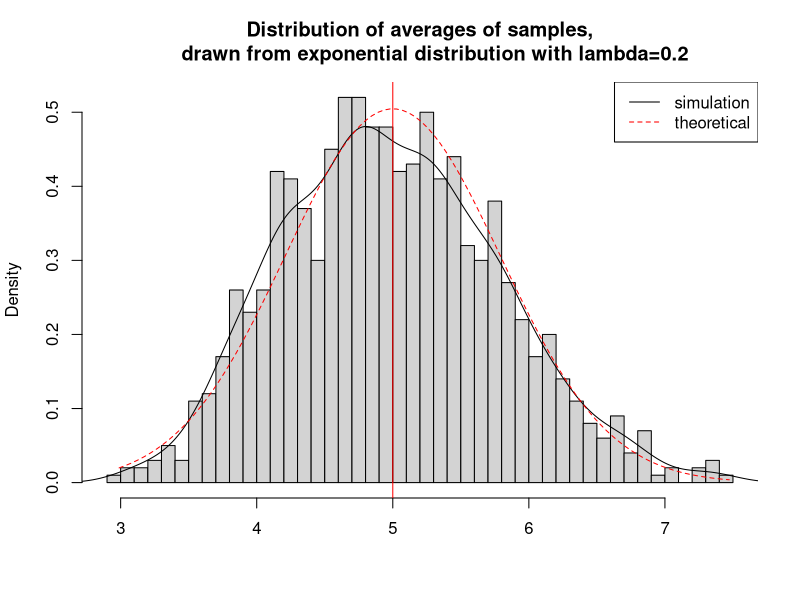
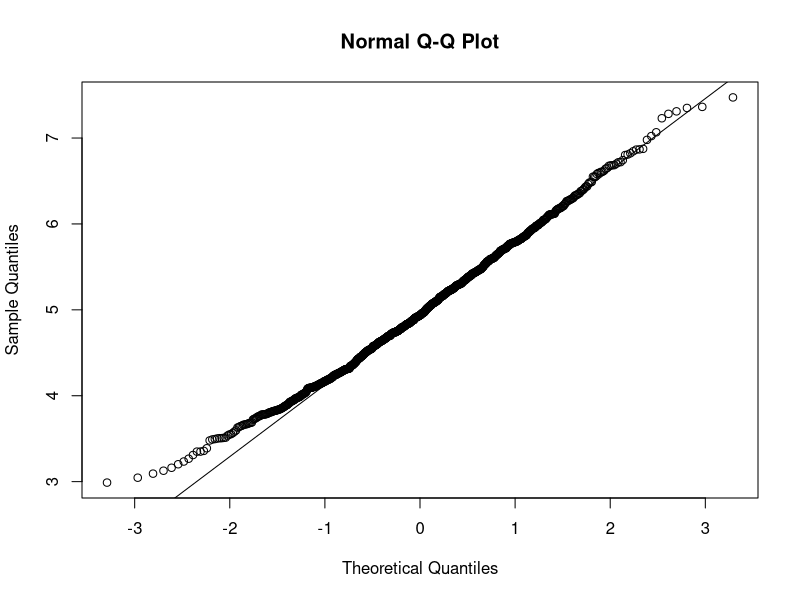
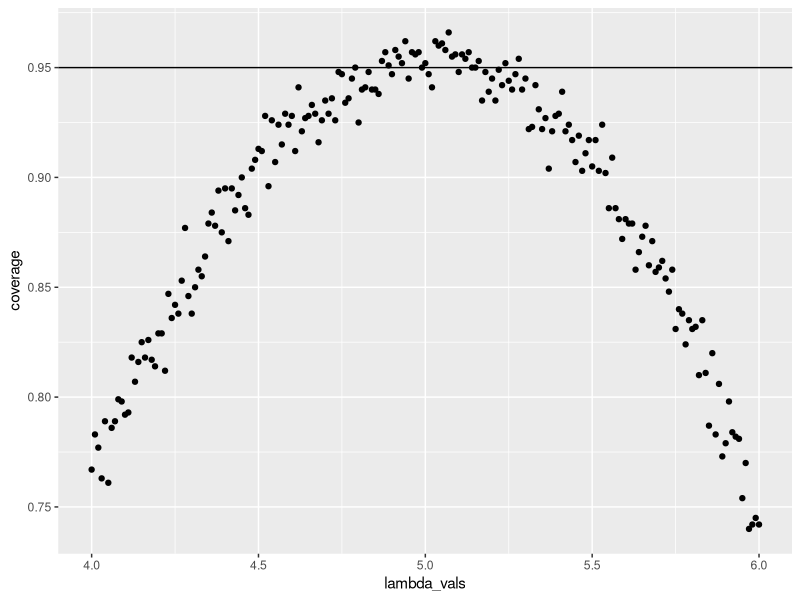
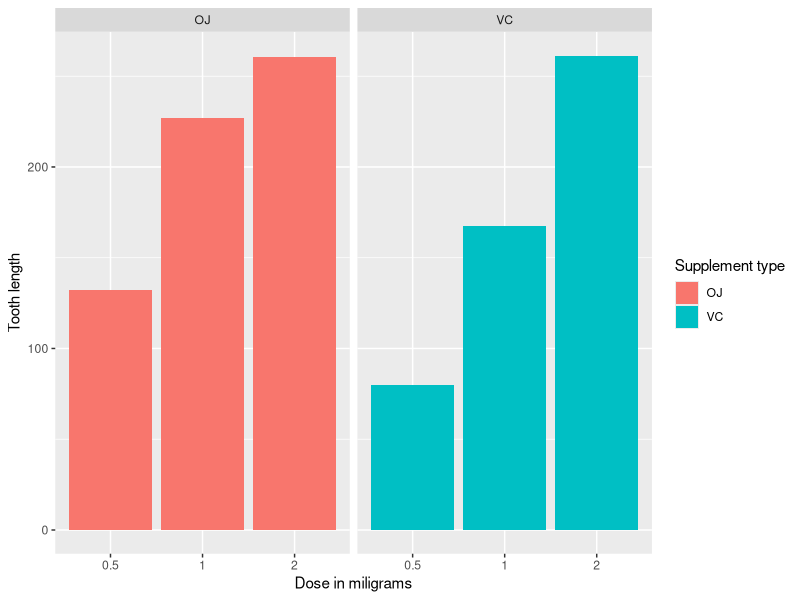

The R source for these figures, in order:
## ---- chunk 1
library(datasets)
library(ggplot2)
library(knitr)
library(markdown)
## ---- chunk 2
set.seed(3)
lambda <- 0.2
num_sim <- 1000
sample_size <- 40
sim <- matrix(rexp(num_sim*sample_size, rate=lambda), num_sim, sample_size)
row_means <- rowMeans(sim)
## ---- chunk 3
hist(row_means, breaks=50, prob=TRUE,
     main="Distribution of averages of samples,
     drawn from exponential distribution with lambda=0.2",
     xlab="")
lines(density(row_means))
abline(v=1/lambda, col="red")
xfit <- seq(min(row_means), max(row_means), length=100)
yfit <- dnorm(xfit, mean=1/lambda, sd=(1/lambda/sqrt(sample_size)))
lines(xfit, yfit, pch=22, col="red", lty=2)
legend('topright', c("simulation", "theoretical"), lty=c(1,2), col=c("black", "red"))
## ---- chunk 4
qqnorm(row_means)
qqline(row_means)
## ---- chunk 5
lambda_vals <- seq(4, 6, by=0.01)
coverage <- sapply(lambda_vals, function(lamb) {
    mu_hats <- rowMeans(matrix(rexp(sample_size*num_sim, rate=0.2),
                               num_sim, sample_size))
    ll <- mu_hats - qnorm(0.975) * sqrt(1/lambda**2/sample_size)
    ul <- mu_hats + qnorm(0.975) * sqrt(1/lambda**2/sample_size)
    mean(ll < lamb & ul > lamb)
})
## ---- chunk 6
qplot(lambda_vals, coverage) + geom_hline(yintercept=0.95)
## ---- chunk 7
ggplot(data=ToothGrowth, aes(x=as.factor(dose), y=len, fill=supp)) +
  geom_bar(stat="identity",) +
  facet_grid(. ~ supp) +
  xlab("Dose in miligrams") +
  ylab("Tooth length") +
  guides(fill=guide_legend(title="Supplement type"))
## ---- chunk 8
fit <- lm(len ~ dose + supp, data=ToothGrowth)
summary(fit)
## ---- chunk 9
confint(fit)
